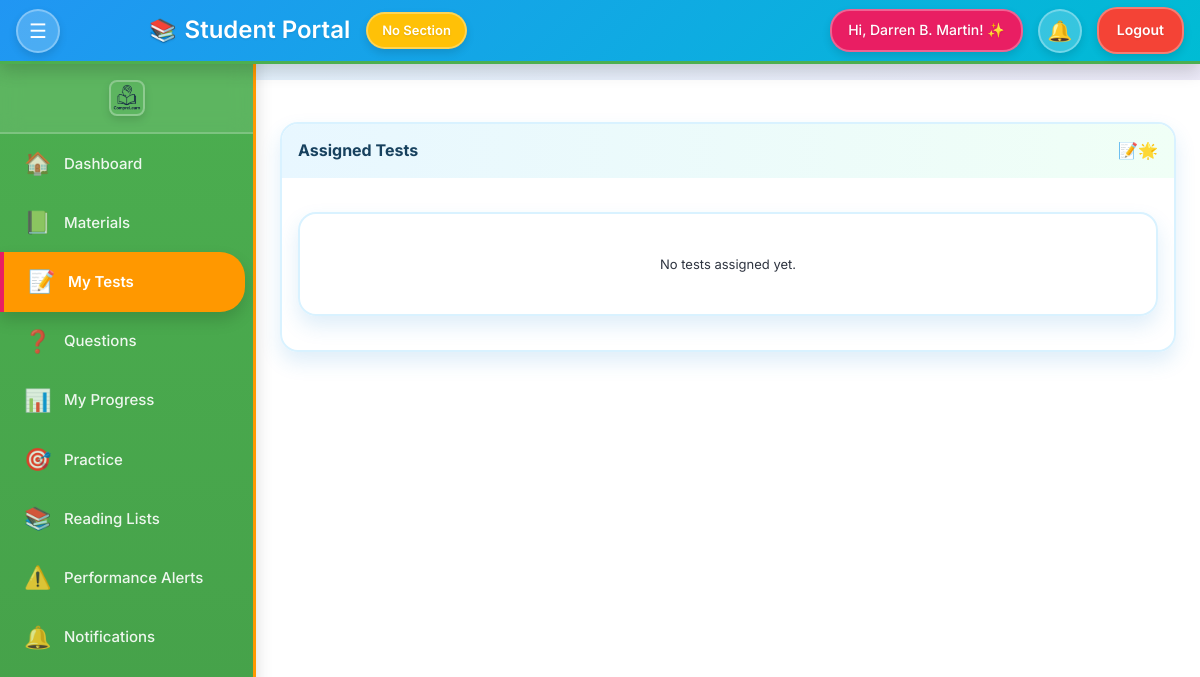
The app's page /Student/student_tests.php (signed in), older data.
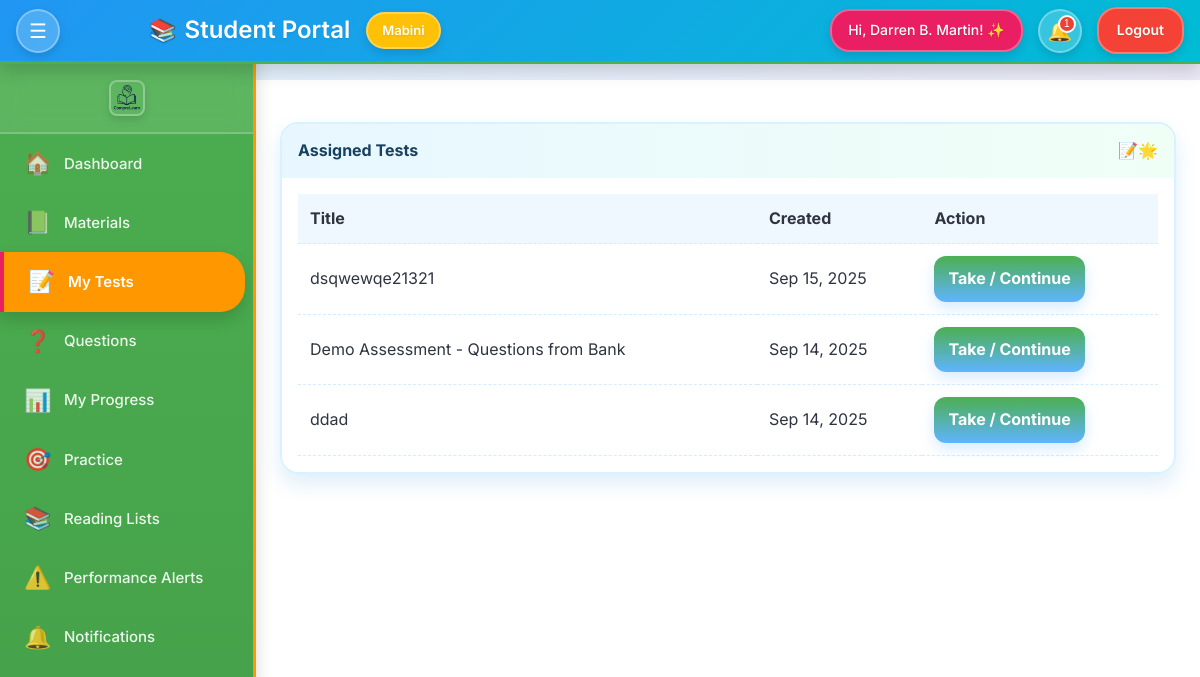
The same page, newer data.
### tables this page shows
CREATE TABLE `sections` (
  `id` int(11) NOT NULL,
  `name` varchar(100) NOT NULL,
  `created_at` timestamp NOT NULL DEFAULT current_timestamp()
);

CREATE TABLE `assessments` (
  `id` int(11) NOT NULL,
  `teacher_id` int(11) NOT NULL,
  `title` varchar(255) NOT NULL,
  `description` text DEFAULT NULL,
  `theme_settings` longtext DEFAULT NULL CHECK (json_valid(`theme_settings`)),
  `related_material_id` int(11) DEFAULT NULL,
  `created_at` timestamp NOT NULL DEFAULT current_timestamp(),
  `updated_at` timestamp NOT NULL DEFAULT current_timestamp() ON UPDATE current_timestamp()
);

### Student/Includes/student_init.php (called while the page is built, shortened)
<?php
$conn = new mysqli('localhost', 'root', '', 'compre_learn');
$studentId = (int)($_SESSION['student_id'] ?? 0);
$studentRes = $conn->query("SELECT * FROM students WHERE id = $studentId");
$student = $studentRes ? $studentRes->fetch_assoc() : null;
$studentSectionId = (int)($student['section_id'] ?? 0);
$sectionName = 'No Section';
if ($studentSectionId > 0) {
    $sectionRes = $conn->query("SELECT name FROM sections WHERE id = $studentSectionId");
    if ($sectionRes && $sectionRes->num_rows > 0) {
        $sectionName = $sectionRes->fetch_assoc()['name'];
    }
}
function h($v) {
    return htmlspecialchars((string)$v, ENT_QUOTES, 'UTF-8');
}
?>

### Student/student_tests.php (the view, shortened to what the changed rows need)
<?php
require_once 'includes/student_init.php';
$sqlAssigned = "SELECT DISTINCT a.*
                FROM assessments a
                JOIN assessment_assignments aa ON aa.assessment_id = a.id
                WHERE (aa.student_id = $studentId) OR ($studentSectionId > 0 AND aa.section_id = $studentSectionId)
                ORDER BY a.created_at DESC";
$assigned = $conn->query($sqlAssigned);
?>
<div class="card">
    <div class="card-body">
        <?php if ($assigned && $assigned->num_rows > 0): ?>
            <table>
                <thead>
                    <tr>
                        <th>Title</th>
                        <th>Created</th>
                        <th>Action</th>
                    </tr>
                </thead>
                <tbody>
                    <?php while ($a = $assigned->fetch_assoc()): ?>
                        <tr>
                            <td><?php echo h($a['title']); ?></td>
                            <td><?php echo h(date('M j, Y', strtotime($a['created_at']))); ?></td>
                            <td>
                                <a class="btn btn-primary" href="student_tests.php?take_assessment=<?php echo (int)$a['id']; ?>#runner">
                                    Take / Continue
                                </a>
                            </td>
                        </tr>
                    <?php endwhile; ?>
                </tbody>
            </table>
        <?php else: ?>
            <div class="card" style="text-align: center; padding: 40px;">
                <p class="muted">No tests assigned yet.</p>
            </div>
        <?php endif; ?>
    </div>
</div>
<?php
$content = ob_get_clean();
require_once 'includes/student_layout.php';
?>

### Student/Includes/student_layout.php (shortened to what the changed rows need)
<?php
$notificationCount = 0;
$announcements = $conn->query("SELECT COUNT(*) as count FROM announcements");
if ($announcements && $row = $announcements->fetch_assoc()) {
    $notificationCount = (int)$row['count'];
}
?>
<!DOCTYPE html>
<html lang="en">
<head>
</head>
<body>
    <div class="main-content">
        <header class="header">
            <div class="header-center">
                <h1><span class="emoji">📚</span> Student Portal</h1>
                <div class="section-info">
                    <span class="section-badge"><?php echo h($sectionName); ?></span>
                </div>
            </div>
            <div class="header-actions">
                <button class="notification-icon" onclick="window.location.href='student_notifications.php'" title="Notifications">
                    🔔
                    <?php if ($notificationCount > 0): ?>
                        <span class="notification-badge"><?php echo $notificationCount; ?></span>
                    <?php endif; ?>
                </button>
            </div>
        </header>
        <main class="content">
            <?php if (isset($content)): ?>
                <?php echo $content; ?>
            <?php endif; ?>
        </main>
    </div>
</body>
</html>

Row changes from the older to the newer data that the page shows:
added sections: name "Mabini"
added assessments: title "dsqwewqe21321", created_at "Sep 15, 2025"
added assessments: title "Demo Assessment - Questions from Bank", created_at "Sep 14, 2025"
added assessments: title "ddad", created_at "Sep 14, 2025"
Text that changed along with them:
$notificationCount: (not shown) → "1"
$sectionName: "No Section" → (not shown)
text no longer shown: "No tests assigned yet."
text now shown: "Title Created Action"
